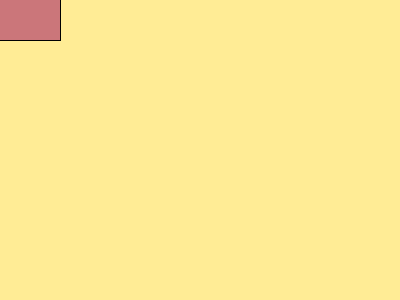
Frame 1 (no input)
Frame 60 (the mouse pressed at the canvas centre just before this capture): identical to frame 1, image omitted
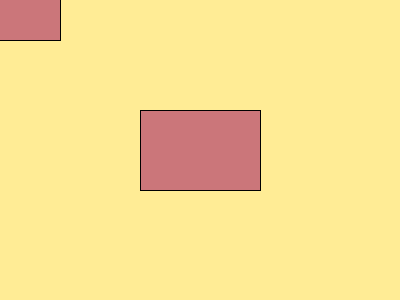
Frame 120 (the mouse held since frame 60 and released just before this capture)

The Processing sketch that drew these frames (run headless with seeded random() and noise(); from frame 60 on, the mouse is pressed at the canvas centre):

// Processing sketch: MotionRectangles
// ── MotionRectangles.pde
void setup()
{
    size(400, 300);
    fill(203, 118, 122);
    background(255, 236, 149);
}
 
void draw()
{
    
    rectMode(CENTER);
    rect(mouseX, mouseY, 120, 80);
}
